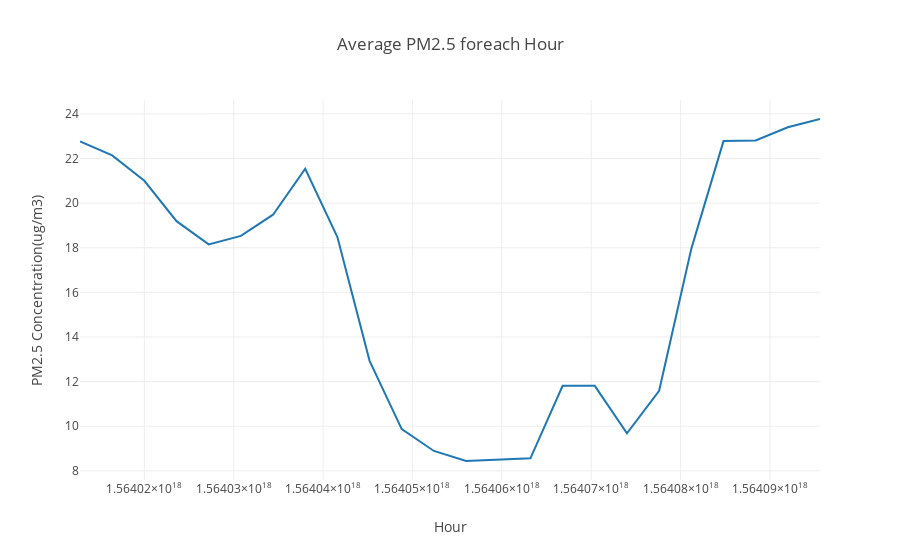

The notebook cell saved with this chart:
### Code cell
average_pm25_trend_for_each_hour = go.Scatter(x=average_pm25_concentration_for_each_hour_of_day['TimeStamp'].values,
                         y = average_pm25_concentration_for_each_hour_of_day['PM2.5(Ug/m3)'].values) 

layout = go.Layout(title='Average PM2.5 foreach Hour', xaxis=dict(title='Hour'),
                   yaxis=dict(title='PM2.5 Concentration(ug/m3)'))

fig = go.Figure(data=[average_pm25_trend_for_each_hour], layout=layout)
iplot(fig)
pio.write_image(fig, os.path.join(filepath , 'average_pm25_concentration_trend_for_each_hour.png'))

### Figure 1 — Plotly figure (JSON) as saved in the notebook; plotly's stock layout.template omitted (floating-point values rounded to 4 significant figures)
{"data": [{"type": "scatter", "uid": "6e939bdd-8c15-4c04-a22e-8ee645b9941c", "x": [1564012800000000000, 1564016400000000000, 1564020000000000000, 1564023600000000000, 1564027200000000000, 1564030800000000000, 1564034400000000000, 1564038000000000000, 1564041600000000000, 1564045200000000000, 1564048800000000000, 1564052400000000000, 1564056000000000000, 1564059600000000000, 1564063200000000000, 1564066800000000000, 1564070400000000000, 1564074000000000000, 1564077600000000000, 1564081200000000000, 1564084800000000000, 1564088400000000000, 1564092000000000000, 1564095600000000000], "y": [22.76, 22.14, 21, 19.19, 18.15, 18.53, 19.48, 21.54, 18.48, 12.93, 9.87, 8.89, 8.44, 8.5, 8.56, 11.81, 11.81, 9.68, 11.59, 17.95, 22.78, 22.81, 23.4, 23.77]}], "layout": {"title": {"text": "Average PM2.5 foreach Hour"}, "xaxis": {"title": {"text": "Hour"}}, "yaxis": {"title": {"text": "PM2.5 Concentration(ug/m3)"}}}}
